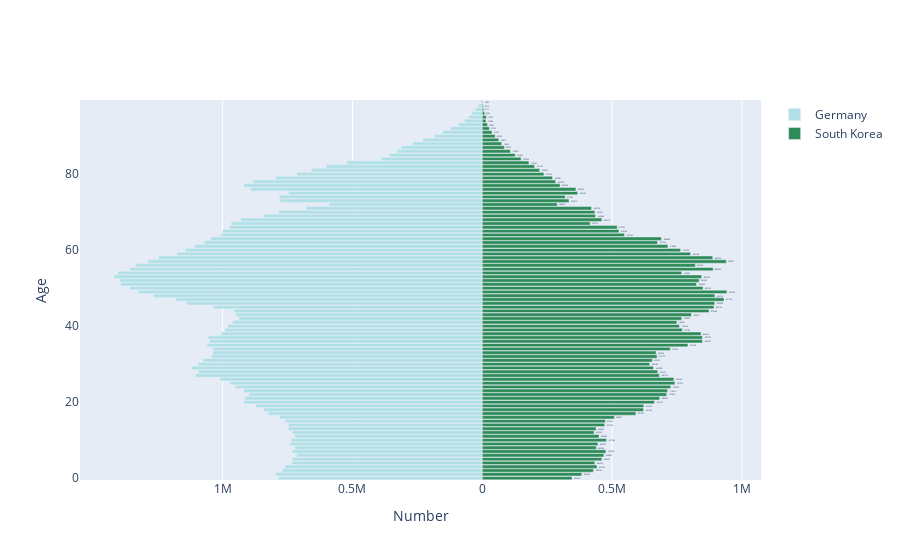

The notebook cell saved with this chart:
### Code cell
p_c1 = demo_c1["Value"]
p_c2 = demo_c2["Value"]

y = list(range(0, 100, 1))

layout = go.Layout(yaxis=go.layout.YAxis(title='Age'),
                   xaxis=go.layout.XAxis(
                       range=[-(p_c1+p_c2).max(), (p_c1+p_c2).max()],
                       tickvals=[-1000000, -500000, 0, 500000, 1000000],
                       ticktext=["1M", "0.5M", "0", "0.5M", "1M"],
                       title='Number'),
                   barmode='overlay',
                   bargap=0.1)

data = [go.Bar(y=y,
               x=-p_c1,
               orientation='h',
               name=country1,
               hoverinfo='x',
               marker=dict(color='powderblue')
               ),
        go.Bar(y=y,
               x=p_c2,
               orientation='h',
               name=country2,
               text=-1 * p_c2.astype('int'),
               hoverinfo='text',
               marker=dict(color='seagreen')
               )]

fig = py.iplot(dict(data=data, layout=layout), filename='EXAMPLES/bar_pyramid')
